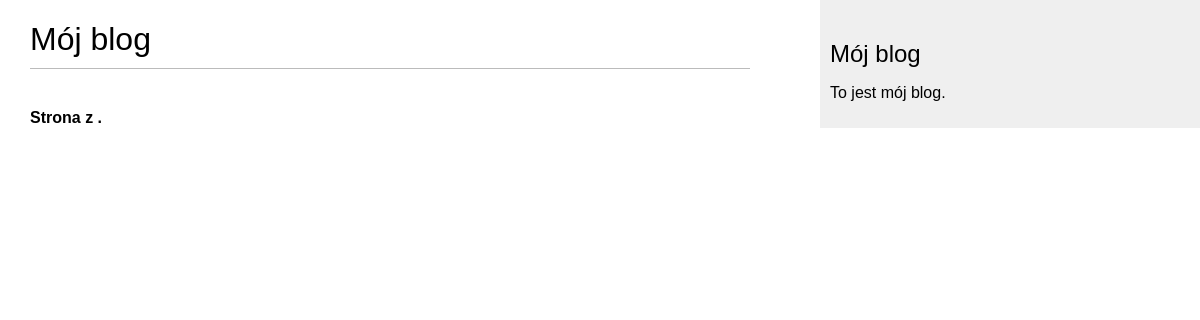
/blog/, run on an earlier commit of the app's database.
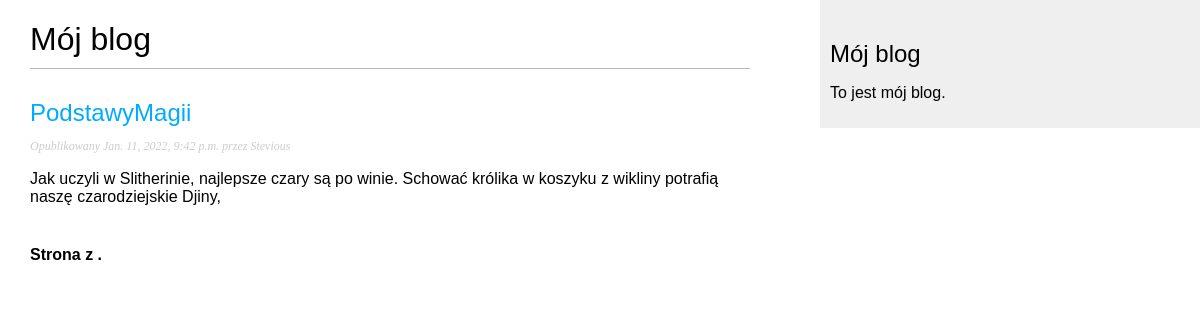
And on a later commit of the database.
### blog/models.py (models this page shows, shortened)
class Post(models.Model):
    STATUS_CHOICES = {
        ('draft', 'Draft'),
        ('published', 'Published')
    }
    title = models.CharField(max_length=250)
    slug = models.SlugField(max_length=250, unique_for_date='publish')
    author = models.ForeignKey(User,
                               on_delete=models.CASCADE,
                               related_name='blog_posts')
    body = models.TextField()
    publish = models.DateTimeField(default=timezone.now())
    created = models.DateTimeField(auto_now_add=True)
    updated = models.DateTimeField(auto_now=True)
    status = models.CharField(max_length=10,
                              choices=STATUS_CHOICES,
                              default='draft')
    objects = models.Manager()
    published = PublishedManager()
    class Meta:
        ordering = ('-publish',)
    def get_absolute_url(self):
        return reverse('blog:post_detail',
                       args=[self.publish.year,
                             self.publish.month,
                             self.publish.day,
                             self.slug])

### blog/views.py (the view)
# urls.py: path("", post_list, name='post_list'),
def post_list(request):
    posts = Post.published.all()
    return render(request, 'blog/post/list.html', {'posts': posts})

### blog/models.py (called while the page is built)
    def get_queryset(self):
        return super(PublishedManager, self).get_queryset() \
            .filter(status='published')

### templates/blog/post/list.html (shortened to what this page needs)
{% extends "blog/base.html" %}
{% block content %}
  <h1>Mój blog</h1>
  {% for post in posts %}
    <h2>
      <a href="{{ post.get_absolute_url }}">
        {{ post.title }}
      </a>
    </h2>
    <p class="date">
      Opublikowany {{ post.publish }} przez {{ post.author }}
    </p>
    {{ post.body|truncatewords:30|linebreaks }}
  {% endfor %}
  {% include "pagination.html" with page=page_obj %}
{% endblock %}

### templates/blog/base.html (shortened to what this page needs)
{% load static %}
<!DOCTYPE html>
<html>
<head>
  <link href="{% static "css/blog.css" %}" rel="stylesheet">
</head>
<body>
  <div id="content">
    {% block content %}
    {% endblock %}
  </div>
  <div id="sidebar">
    <h2>Mój blog</h2>
    <p>To jest mój blog.</p>
  </div>
</body>
</html>

### templates/pagination.html (shortened to what this page needs)
<div class="pagination">
  <span class="step-links">
    <span class="current">
      Strona {{ page.number }} z {{ page.paginator.num_pages }}.
    </span>
  </span>
</div>

### static/css/blog.css (style rules this page uses)
body { margin:0; padding:0; font-family:helvetica, sans-serif; }
a { color:#00abff; text-decoration:none; }
h1 { font-weight:normal; border-bottom:1px solid #bbb; padding:0 0 10px 0; }
h2 { font-weight:normal; margin:30px 0 0; }
#content { float:left; width:60%; padding:0 0 0 30px; }
#sidebar { float:right; width:30%; padding:10px; background:#efefef; height:100%; }
p.date { color:#ccc; font-family: georgia, serif; font-size: 12px; font-style: italic; }
.pagination { margin:40px 0; font-weight:bold; }

What changed in the data, as far as the page shows it:
added Post: title "PodstawyMagii", publish "Jan. 11, 2022, 9:42 p.m.", author "Stevious", body "Jak uczyli w Slitherinie, najlepsze czary są po winie. Schować królika w koszyku z wikliny potrafią naszę czarodziejskie Djiny,"
